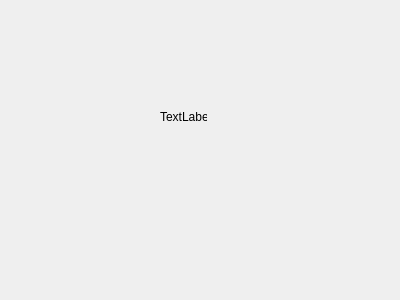
<?xml version="1.0" encoding="UTF-8"?>
<ui version="4.0">
 <class>Dialog</class>
 <widget class="QDialog" name="Dialog">
  <property name="geometry">
   <rect>
    <x>0</x>
    <y>0</y>
    <width>400</width>
    <height>300</height>
   </rect>
  </property>
  <property name="windowTitle">
   <string>Dialog</string>
  </property>
  <widget class="QLabel" name="label">
   <property name="geometry">
    <rect>
     <x>160</x>
     <y>110</y>
     <width>47</width>
     <height>13</height>
    </rect>
   </property>
   <property name="text">
    <string>TextLabel</string>
   </property>
  </widget>
 </widget>
 <resources/>
 <connections/>
</ui>
